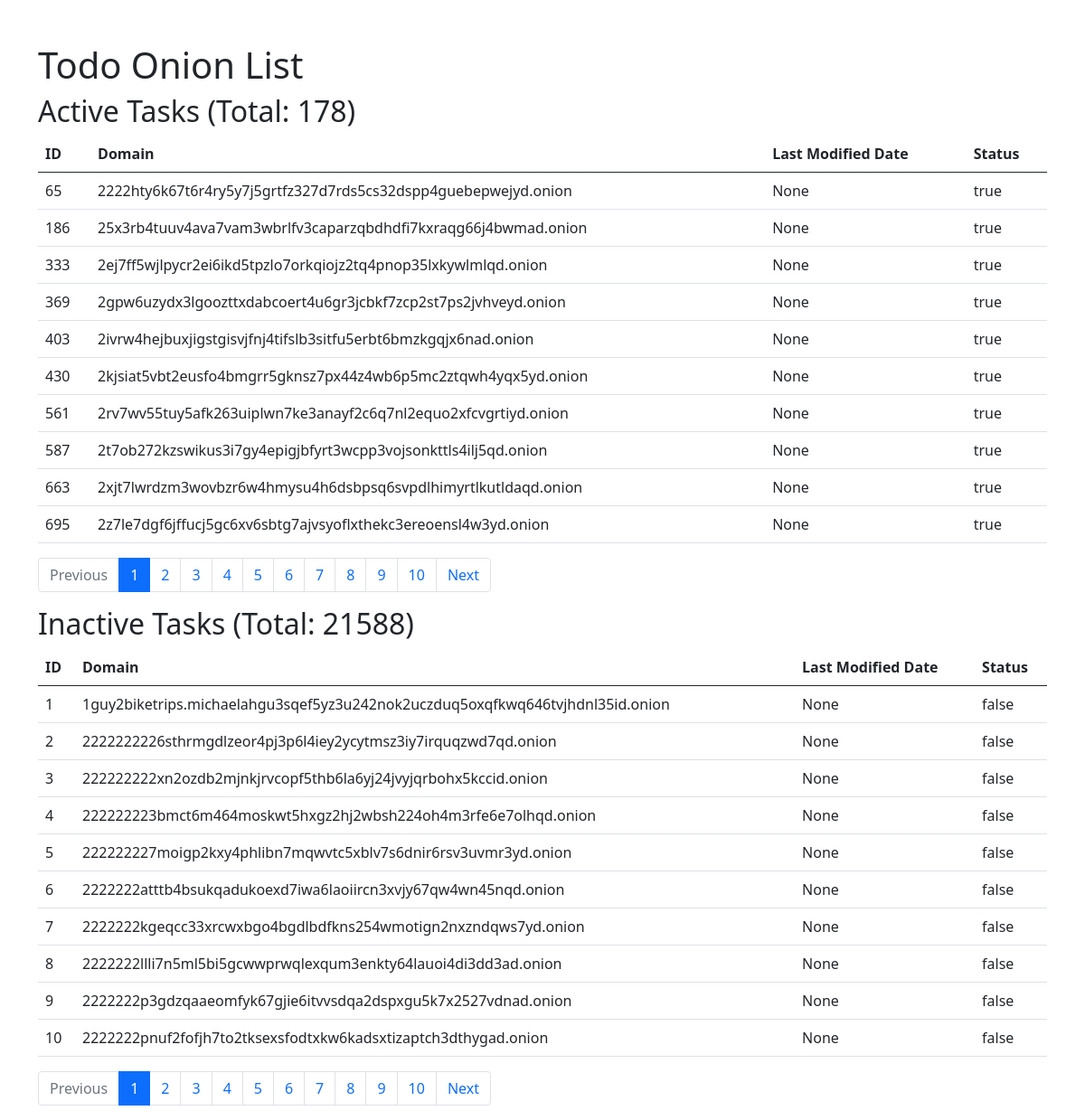
Screenshot of /todo with the database file from the repository.
### app/models.py (models this page shows)
class UrlWeb(db.Model):
    __tablename__ = 'url_web'
    id = db.Column(db.Integer,primary_key=True)
    domain = db.Column(db.String(100),nullable=False)
    last_mdate = db.Column(db.String(10),nullable=True)
    status = db.Column(db.String(8),nullable=False)

### app/views.py (the view)
@main.route('/todo')
def todo_onion():
    page_active = int(request.args.get('page_active', 1))
    page_inactive = int(request.args.get('page_inactive', 1))
    items_per_page = 10
    active_list = get_active_tasks(page_active, items_per_page)
    inactive_list = get_inactive_tasks(page_inactive, items_per_page)
    return render_template('TodoOnion.html',
                           activeList=active_list.items,
                           numPagesActive=active_list.pages,
                           pageActive=page_active,
                           inactiveList=inactive_list.items,
                           numPagesInactive=inactive_list.pages,
                           pageInactive=page_inactive,
                           totalActive=active_list.total,
                           totalInactive=inactive_list.total)

### app/services.py (called while the page is built)
def get_active_tasks(page, items_per_page):
    return models.UrlWeb.query.filter_by(status='true').paginate(page=page, per_page=items_per_page, error_out=False)

def get_inactive_tasks(page, items_per_page):
    return models.UrlWeb.query.filter_by(status='false').paginate(page=page, per_page=items_per_page, error_out=False)

### app/templates/TodoOnion.html (shortened to what this page needs)
<!DOCTYPE html>
<html lang="en">
<head>
    <link rel="stylesheet" href="https://cdn.jsdelivr.net/npm/bootstrap@5.1.0/dist/css/bootstrap.min.css">
</head>
<body>
    <div class="container mt-5">
        <h1>Todo Onion List</h1>
        <h2>Active Tasks (Total: {{ totalActive }})</h2>
        <table class="table">
            <thead>
                <tr>
                    <th>ID</th>
                    <th>Domain</th>
                    <th>Last Modified Date</th>
                    <th>Status</th>
                </tr>
            </thead>
            <tbody>
                {% for item in activeList %}
                <tr>
                    <td>{{ item.id }}</td>
                    <td>{{ item.domain }}</td>
                    <td>{{ item.last_mdate }}</td>
                    <td>{{ item.status }}</td>
                </tr>
                {% endfor %}
            </tbody>
        </table>
        <nav aria-label="Page navigation">
            <ul class="pagination">
                <li class="page-item {% if pageActive <= 1 %}disabled{% endif %}">
                    <a class="page-link" href="{{ url_for('main.todo_onion', page_active=pageActive-1, page_inactive=pageInactive) }}">Previous</a>
                </li>
                {% set max_links = 10 %}
                {% set start_page = [pageActive - max_links//2, 1] | max %}
                {% set end_page = [start_page + max_links - 1, numPagesActive] | min %}
                {% for i in range(start_page, end_page + 1) %}
                <li class="page-item {% if i == pageActive %}active{% endif %}">
                    <a class="page-link" href="{{ url_for('main.todo_onion', page_active=i, page_inactive=pageInactive) }}">{{ i }}</a>
                </li>
                {% endfor %}
                <li class="page-item {% if pageActive >= numPagesActive %}disabled{% endif %}">
                    <a class="page-link" href="{{ url_for('main.todo_onion', page_active=pageActive+1, page_inactive=pageInactive) }}">Next</a>
                </li>
            </ul>
        </nav>
        <h2>Inactive Tasks (Total: {{ totalInactive }})</h2>
        <table class="table">
            <thead>
                <tr>
                    <th>ID</th>
                    <th>Domain</th>
                    <th>Last Modified Date</th>
                    <th>Status</th>
                </tr>
            </thead>
            <tbody>
                {% for item in inactiveList %}
                <tr>
                    <td>{{ item.id }}</td>
                    <td>{{ item.domain }}</td>
                    <td>{{ item.last_mdate }}</td>
                    <td>{{ item.status }}</td>
                </tr>
                {% endfor %}
            </tbody>
        </table>
        <nav aria-label="Page navigation">
            <ul class="pagination">
                <li class="page-item {% if pageInactive <= 1 %}disabled{% endif %}">
                    <a class="page-link" href="{{ url_for('main.todo_onion', page_inactive=pageInactive-1, page_active=pageActive) }}">Previous</a>
                </li>
                {% set start_page = [pageInactive - max_links//2, 1] | max %}
                {% set end_page = [start_page + max_links - 1, numPagesInactive] | min %}
                {% for i in range(start_page, end_page + 1) %}
                <li class="page-item {% if i == pageInactive %}active{% endif %}">
                    <a class="page-link" href="{{ url_for('main.todo_onion', page_inactive=i, page_active=pageActive) }}">{{ i }}</a>
                </li>
                {% endfor %}
                <li class="page-item {% if pageInactive >= numPagesInactive %}disabled{% endif %}">
                    <a class="page-link" href="{{ url_for('main.todo_onion', page_inactive=pageInactive+1, page_active=pageActive) }}">Next</a>
                </li>
            </ul>
        </nav>
    </div>
</body>
</html>

### rows the page displays
UrlWeb: id "65", domain "2222hty6k67t6r4ry5y7j5grtfz327d7rds5cs32dspp4guebepwejyd.onion", last_mdate "None", status "true"
UrlWeb: id "186", domain "25x3rb4tuuv4ava7vam3wbrlfv3caparzqbdhdfi7kxraqg66j4bwmad.onion", last_mdate "None", status "true"
UrlWeb: id "333", domain "2ej7ff5wjlpycr2ei6ikd5tpzlo7orkqiojz2tq4pnop35lxkywlmlqd.onion", last_mdate "None", status "true"
UrlWeb: id "369", domain "2gpw6uzydx3lgoozttxdabcoert4u6gr3jcbkf7zcp2st7ps2jvhveyd.onion", last_mdate "None", status "true"
UrlWeb: id "403", domain "2ivrw4hejbuxjigstgisvjfnj4tifslb3sitfu5erbt6bmzkgqjx6nad.onion", last_mdate "None", status "true"
UrlWeb: id "430", domain "2kjsiat5vbt2eusfo4bmgrr5gknsz7px44z4wb6p5mc2ztqwh4yqx5yd.onion", last_mdate "None", status "true"
UrlWeb: id "561", domain "2rv7wv55tuy5afk263uiplwn7ke3anayf2c6q7nl2equo2xfcvgrtiyd.onion", last_mdate "None", status "true"
UrlWeb: id "587", domain "2t7ob272kzswikus3i7gy4epigjbfyrt3wcpp3vojsonkttls4ilj5qd.onion", last_mdate "None", status "true"
UrlWeb: id "663", domain "2xjt7lwrdzm3wovbzr6w4hmysu4h6dsbpsq6svpdlhimyrtlkutldaqd.onion", last_mdate "None", status "true"
UrlWeb: id "695", domain "2z7le7dgf6jffucj5gc6xv6sbtg7ajvsyoflxthekc3ereoensl4w3yd.onion", last_mdate "None", status "true"
UrlWeb: id "1", domain "1guy2biketrips.michaelahgu3sqef5yz3u242nok2uczduq5oxqfkwq646tvjhdnl35id.onion", last_mdate "None", status "false"
UrlWeb: id "2", domain "2222222226sthrmgdlzeor4pj3p6l4iey2ycytmsz3iy7irquqzwd7qd.onion", last_mdate "None", status "false"
UrlWeb: id "3", domain "222222222xn2ozdb2mjnkjrvcopf5thb6la6yj24jvyjqrbohx5kccid.onion", last_mdate "None", status "false"
UrlWeb: id "4", domain "222222223bmct6m464moskwt5hxgz2hj2wbsh224oh4m3rfe6e7olhqd.onion", last_mdate "None", status "false"
UrlWeb: id "5", domain "222222227moigp2kxy4phlibn7mqwvtc5xblv7s6dnir6rsv3uvmr3yd.onion", last_mdate "None", status "false"
UrlWeb: id "6", domain "2222222atttb4bsukqadukoexd7iwa6laoiircn3xvjy67qw4wn45nqd.onion", last_mdate "None", status "false"
UrlWeb: id "7", domain "2222222kgeqcc33xrcwxbgo4bgdlbdfkns254wmotign2nxzndqws7yd.onion", last_mdate "None", status "false"
UrlWeb: id "8", domain "2222222llli7n5ml5bi5gcwwprwqlexqum3enkty64lauoi4di3dd3ad.onion", last_mdate "None", status "false"
UrlWeb: id "9", domain "2222222p3gdzqaaeomfyk67gjie6itvvsdqa2dspxgu5k7x2527vdnad.onion", last_mdate "None", status "false"
UrlWeb: id "10", domain "2222222pnuf2fofjh7to2tksexsfodtxkw6kadsxtizaptch3dthygad.onion", last_mdate "None", status "false"

### other values shown
{{ totalActive }} "178"
{{ i }} "1" "2" "3" "4" "5" "6" "7" "8" "9" "10"
{{ totalInactive }} "21588"
